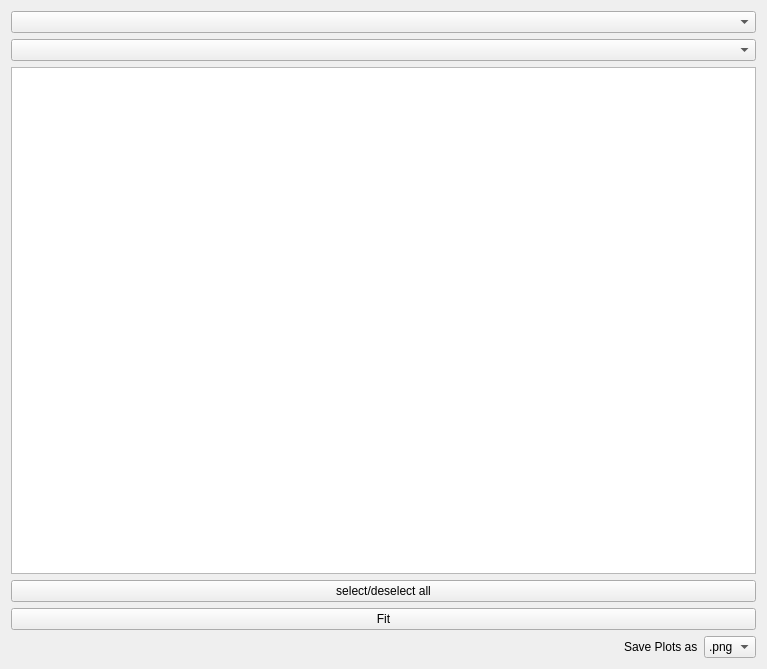
<?xml version="1.0" encoding="UTF-8"?>
<ui version="4.0">
 <class>Batchfitter</class>
 <widget class="QWidget" name="Batchfitter">
  <property name="geometry">
   <rect>
    <x>0</x>
    <y>0</y>
    <width>767</width>
    <height>669</height>
   </rect>
  </property>
  <property name="windowTitle">
   <string>Form</string>
  </property>
  <layout class="QVBoxLayout" name="verticalLayout">
   <item>
    <widget class="QComboBox" name="runSelect"/>
   </item>
   <item>
    <widget class="QComboBox" name="isoSelect"/>
   </item>
   <item>
    <widget class="QListWidget" name="fileList">
     <property name="selectionMode">
      <enum>QAbstractItemView::NoSelection</enum>
     </property>
    </widget>
   </item>
   <item>
    <widget class="QPushButton" name="pushButton_select_all">
     <property name="text">
      <string>select/deselect all</string>
     </property>
    </widget>
   </item>
   <item>
    <widget class="QPushButton" name="bfit">
     <property name="text">
      <string>Fit</string>
     </property>
    </widget>
   </item>
   <item>
    <layout class="QHBoxLayout" name="horizontalLayout">
     <item>
      <spacer name="horizontalSpacer">
       <property name="orientation">
        <enum>Qt::Horizontal</enum>
       </property>
       <property name="sizeHint" stdset="0">
        <size>
         <width>40</width>
         <height>20</height>
        </size>
       </property>
      </spacer>
     </item>
     <item>
      <widget class="QLabel" name="label">
       <property name="text">
        <string>Save Plots as</string>
       </property>
      </widget>
     </item>
     <item>
      <widget class="QComboBox" name="savePlotAs">
       <item>
        <property name="text">
         <string>.png</string>
        </property>
       </item>
       <item>
        <property name="text">
         <string>.pdf</string>
        </property>
       </item>
       <item>
        <property name="text">
         <string>.eps</string>
        </property>
       </item>
      </widget>
     </item>
    </layout>
   </item>
  </layout>
 </widget>
 <resources/>
 <connections/>
</ui>
